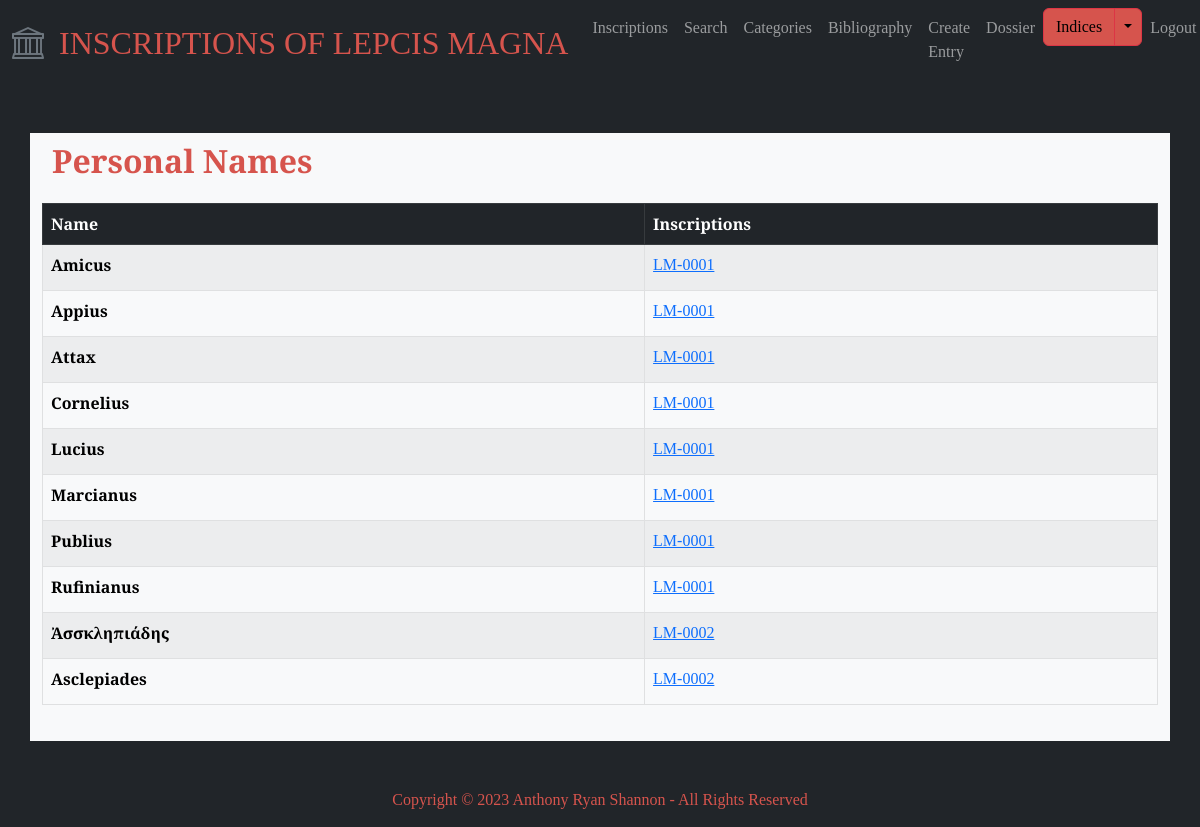
Page /personal_names (signed in) on the committed database.
### lepcismagna/models.py (models this page shows, shortened)
class PersonalName(models.Model):
    name = models.CharField(max_length=50, blank=True)
    inscriptions = models.ManyToManyField('Inscription', blank=True)

class Inscription(models.Model):
    entry_creation_time = models.DateTimeField(auto_now_add=True)
    entry_creator = models.ForeignKey(User, on_delete=models.CASCADE, blank=True, null=True)
    is_validated = models.BooleanField(default=False)
    inscription_id = models.CharField(max_length=20, blank=True)
    title = models.CharField(max_length=100, blank=True)
    description = models.TextField(blank=True)
    materials = models.ManyToManyField('Material', blank=True, related_name='materials')
    object_types = models.ManyToManyField('ObjectType', blank=True, related_name='object_types')
    text = models.TextField(blank=True)
    techniques = models.ManyToManyField('Technique', blank=True, related_name='techniques')
    letters = models.TextField(blank=True)
    languages = models.ManyToManyField('Language', blank=True, related_name='languages')
    date = models.CharField(max_length=50)
    findspot_desc = models.TextField(blank=True)
    associated_inscr = models.ManyToManyField('self', blank=True)
    original_location = models.CharField(max_length=255)
    last_recorded_location = models.CharField(max_length=255)
    repositories = models.ManyToManyField('Repository', blank=True, related_name='repositories')
    categories = models.ManyToManyField('Category', blank=True, related_name='categories')
    transcription_interpretive = models.TextField(blank=True)
    transcription_diplomatic = models.TextField(blank=True)
    transcription_appcrit = models.TextField(blank=True)
    translation_english = models.TextField(blank=True)
    commentary = models.TextField(blank=True)
    epigraphic_references = models.ManyToManyField('EpigraphicReference', blank=True, related_name='epigraphic_references')
    bibliography_text = models.TextField(blank=True)
    bibliography_entries = models.ManyToManyField('Bibliography', blank=True, related_name='bibliography_entries')
    images = models.ManyToManyField('Image', blank=True, related_name='images')
    abbreviations = models.ManyToManyField('Abbreviation', blank=True, related_name='abbreviations')
    age_at_death = models.ManyToManyField('AgeAtDeath', blank=True, related_name='age_at_death')
    divine_sacred_beings = models.ManyToManyField('DivineSacredBeing', blank=True, related_name='divine_sacred_beings')
    emperors_imperial_family = models.ManyToManyField('EmperorImperialFamily', blank=True, related_name='emperors_imperial_family')
    erasures = models.ManyToManyField('Erasure', blank=True, related_name='erasures')
    findspots = models.ManyToManyField('Findspot', blank=True, related_name='findspots')
    fragments = models.ManyToManyField('Fragment', blank=True, related_name='fragments')
    organizations = models.ManyToManyField('Organization', blank=True, related_name='organizations')
    people = models.ManyToManyField('Person', blank=True, related_name='people')
    personal_names = models.ManyToManyField('PersonalName', blank=True, related_name='personal_names')
    place_names = models.ManyToManyField('PlaceName', blank=True, related_name='place_names')
    symbols = models.ManyToManyField('Symbol', blank=True, related_name='symbols')
    words = models.ManyToManyField('Word', blank=True, related_name='words')

### lepcismagna/views.py (the view)
# urls.py: path("personal_names", views.personal_names, name="personal_names"),
def personal_names(request):
    personal_names = PersonalName.objects.all()
    return render(request, "lepcismagna/personal_names.html", {"personal_names": personal_names})

### lepcismagna/templates/lepcismagna/personal_names.html
{% extends "lepcismagna/layout.html" %} {% block body %}
<div class="index-header">
  <h2>Personal Names</h2>
</div>
<table class="table table-striped table-hover table-bordered">
  <thead class="table-dark">
    <tr>
      <th scope="col">Name</th>
      <th scope="col">Inscriptions</th>
    </tr>
  </thead>
  <tbody class="table-light">
    {% for personal_name in personal_names %}
    <tr>
      <th scope="row">{{ personal_name.name }}</th>
      <td>
        <ul id="index-inscription-list">
          {% for inscription in personal_name.inscriptions.all %}
          <li class="inscription-list-item">
            <a
              href="{% url 'inscription_detail' inscription.inscription_id|default:'No inscription ID' %}"
            >
              {{ inscription.inscription_id }}
            </a>
          </li>
          {% endfor %}
        </ul>
      </td>
    </tr>
    {% endfor %}
  </tbody>
</table>
{% endblock %}

### lepcismagna/static/lepcismagna/styles.css (style rules this page uses)
body { font-family: "EB Garamond", serif; font-style: normal; font-variant: normal; }
h2 { color: #d6544d; font-size: 32px; font-weight: 700; line-height: 35px; margin-bottom: 15px; }
li:not(last-child) { margin-bottom: 5px; }
.index-header { padding: 10px; }
.inscription-list-item { display: inline-block; margin-right: 10px; }
#inscriptions-list, #index-inscription-list, #category-items, #dossier-list { list-style: none; padding-left: 0; margin: 0; }

### rows in the picture
PersonalName: name "Amicus"
Inscription: inscription_id "LM-0001"
PersonalName: name "Appius"
PersonalName: name "Attax"
PersonalName: name "Cornelius"
PersonalName: name "Lucius"
PersonalName: name "Marcianus"
PersonalName: name "Publius"
PersonalName: name "Rufinianus"
PersonalName: name "Ἀσσκληπιάδης"
Inscription: inscription_id "LM-0002"
PersonalName: name "Asclepiades"
